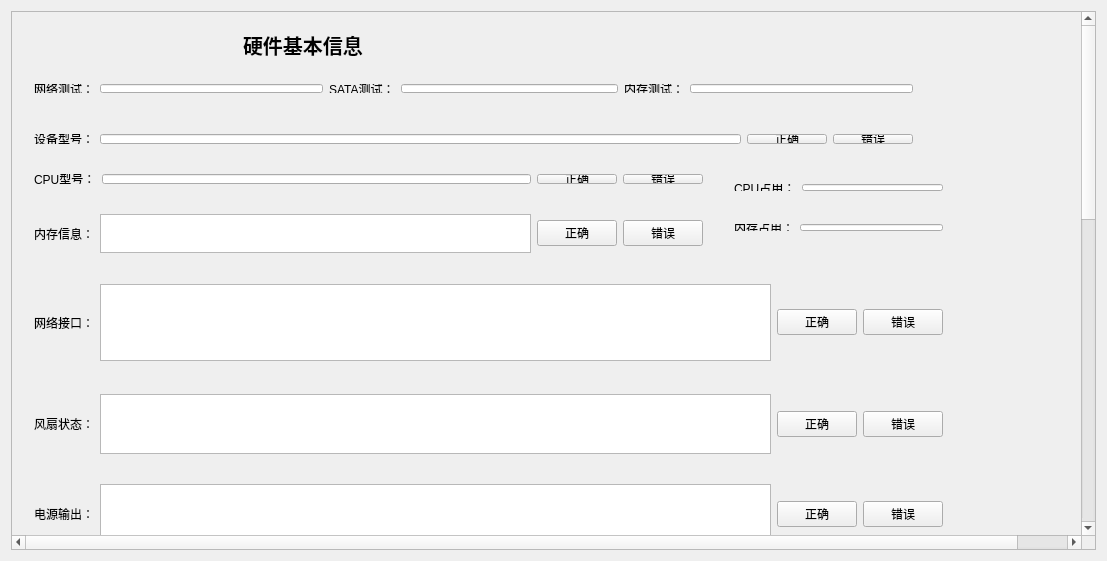
<?xml version="1.0" encoding="UTF-8"?>
<ui version="4.0">
 <class>Widget</class>
 <widget class="QWidget" name="Widget">
  <property name="geometry">
   <rect>
    <x>0</x>
    <y>0</y>
    <width>1107</width>
    <height>561</height>
   </rect>
  </property>
  <property name="windowTitle">
   <string>Widget</string>
  </property>
  <layout class="QHBoxLayout" name="horizontalLayout_18">
   <item>
    <widget class="QScrollArea" name="scrollArea">
     <property name="verticalScrollBarPolicy">
      <enum>Qt::ScrollBarAsNeeded</enum>
     </property>
     <property name="widgetResizable">
      <bool>true</bool>
     </property>
     <widget class="QWidget" name="scrollAreaWidgetContents">
      <property name="geometry">
       <rect>
        <x>0</x>
        <y>-426</y>
        <width>1118</width>
        <height>1336</height>
       </rect>
      </property>
      <layout class="QVBoxLayout" name="verticalLayout">
       <item>
        <widget class="QWidget" name="widget" native="true">
         <property name="minimumSize">
          <size>
           <width>838</width>
           <height>691</height>
          </size>
         </property>
         <widget class="QLabel" name="label">
          <property name="geometry">
           <rect>
            <x>220</x>
            <y>10</y>
            <width>120</width>
            <height>24</height>
           </rect>
          </property>
          <property name="font">
           <font>
            <pointsize>15</pointsize>
            <weight>75</weight>
            <bold>true</bold>
           </font>
          </property>
          <property name="text">
           <string>硬件基本信息</string>
          </property>
         </widget>
         <widget class="QWidget" name="layoutWidget">
          <property name="geometry">
           <rect>
            <x>0</x>
            <y>50</y>
            <width>901</width>
            <height>31</height>
           </rect>
          </property>
          <layout class="QHBoxLayout" name="horizontalLayout_4">
           <item>
            <layout class="QHBoxLayout" name="horizontalLayout">
             <item>
              <widget class="QLabel" name="label_2">
               <property name="enabled">
                <bool>true</bool>
               </property>
               <property name="text">
                <string>网络测试：</string>
               </property>
               <property name="buddy">
                <cstring>lineEdit</cstring>
               </property>
              </widget>
             </item>
             <item>
              <widget class="QLineEdit" name="lineEdit">
               <property name="enabled">
                <bool>true</bool>
               </property>
               <property name="readOnly">
                <bool>true</bool>
               </property>
              </widget>
             </item>
            </layout>
           </item>
           <item>
            <layout class="QHBoxLayout" name="horizontalLayout_2">
             <item>
              <widget class="QLabel" name="label_3">
               <property name="text">
                <string>SATA测试：</string>
               </property>
               <property name="buddy">
                <cstring>lineEdit</cstring>
               </property>
              </widget>
             </item>
             <item>
              <widget class="QLineEdit" name="lineEdit_2">
               <property name="enabled">
                <bool>true</bool>
               </property>
               <property name="readOnly">
                <bool>true</bool>
               </property>
              </widget>
             </item>
            </layout>
           </item>
           <item>
            <layout class="QHBoxLayout" name="horizontalLayout_3">
             <item>
              <widget class="QLabel" name="label_4">
               <property name="text">
                <string>内存测试：</string>
               </property>
               <property name="buddy">
                <cstring>lineEdit</cstring>
               </property>
              </widget>
             </item>
             <item>
              <widget class="QLineEdit" name="lineEdit_3">
               <property name="enabled">
                <bool>true</bool>
               </property>
               <property name="readOnly">
                <bool>true</bool>
               </property>
              </widget>
             </item>
            </layout>
           </item>
          </layout>
         </widget>
         <widget class="QWidget" name="layoutWidget">
          <property name="geometry">
           <rect>
            <x>0</x>
            <y>100</y>
            <width>901</width>
            <height>32</height>
           </rect>
          </property>
          <layout class="QHBoxLayout" name="horizontalLayout_7">
           <item>
            <layout class="QHBoxLayout" name="horizontalLayout_5">
             <item>
              <widget class="QLabel" name="label_5">
               <property name="text">
                <string>设备型号：</string>
               </property>
               <property name="buddy">
                <cstring>lineEdit_4</cstring>
               </property>
              </widget>
             </item>
             <item>
              <widget class="QLineEdit" name="lineEdit_4">
               <property name="enabled">
                <bool>true</bool>
               </property>
               <property name="readOnly">
                <bool>true</bool>
               </property>
              </widget>
             </item>
            </layout>
           </item>
           <item>
            <layout class="QHBoxLayout" name="horizontalLayout_6">
             <item>
              <widget class="QPushButton" name="pushButton">
               <property name="text">
                <string>正确</string>
               </property>
              </widget>
             </item>
             <item>
              <widget class="QPushButton" name="pushButton_2">
               <property name="text">
                <string>错误</string>
               </property>
              </widget>
             </item>
            </layout>
           </item>
          </layout>
         </widget>
         <widget class="QWidget" name="layoutWidget_5">
          <property name="geometry">
           <rect>
            <x>0</x>
            <y>250</y>
            <width>931</width>
            <height>99</height>
           </rect>
          </property>
          <layout class="QHBoxLayout" name="horizontalLayout_21">
           <item>
            <layout class="QHBoxLayout" name="horizontalLayout_22">
             <item>
              <widget class="QLabel" name="label_11">
               <property name="text">
                <string>网络接口：</string>
               </property>
              </widget>
             </item>
             <item>
              <widget class="QTextEdit" name="textEdit_2">
               <property name="readOnly">
                <bool>true</bool>
               </property>
              </widget>
             </item>
            </layout>
           </item>
           <item>
            <layout class="QHBoxLayout" name="horizontalLayout_23">
             <item>
              <widget class="QPushButton" name="pushButton_9">
               <property name="text">
                <string>正确</string>
               </property>
              </widget>
             </item>
             <item>
              <widget class="QPushButton" name="pushButton_10">
               <property name="text">
                <string>错误</string>
               </property>
              </widget>
             </item>
            </layout>
           </item>
          </layout>
         </widget>
         <widget class="QWidget" name="layoutWidget_6">
          <property name="geometry">
           <rect>
            <x>0</x>
            <y>360</y>
            <width>931</width>
            <height>82</height>
           </rect>
          </property>
          <layout class="QHBoxLayout" name="horizontalLayout_27">
           <item>
            <layout class="QHBoxLayout" name="horizontalLayout_28">
             <item>
              <widget class="QLabel" name="label_13">
               <property name="text">
                <string>风扇状态：</string>
               </property>
              </widget>
             </item>
             <item>
              <widget class="QTextEdit" name="textEdit_4">
               <property name="readOnly">
                <bool>true</bool>
               </property>
              </widget>
             </item>
            </layout>
           </item>
           <item>
            <layout class="QHBoxLayout" name="horizontalLayout_29">
             <item>
              <widget class="QPushButton" name="pushButton_13">
               <property name="text">
                <string>正确</string>
               </property>
              </widget>
             </item>
             <item>
              <widget class="QPushButton" name="pushButton_14">
               <property name="text">
                <string>错误</string>
               </property>
              </widget>
             </item>
            </layout>
           </item>
          </layout>
         </widget>
         <widget class="QWidget" name="layoutWidget_7">
          <property name="geometry">
           <rect>
            <x>0</x>
            <y>450</y>
            <width>931</width>
            <height>82</height>
           </rect>
          </property>
          <layout class="QHBoxLayout" name="horizontalLayout_30">
           <item>
            <layout class="QHBoxLayout" name="horizontalLayout_31">
             <item>
              <widget class="QLabel" name="label_14">
               <property name="text">
                <string>电源输出：</string>
               </property>
              </widget>
             </item>
             <item>
              <widget class="QTextEdit" name="textEdit_5">
               <property name="readOnly">
                <bool>true</bool>
               </property>
              </widget>
             </item>
            </layout>
           </item>
           <item>
            <layout class="QHBoxLayout" name="horizontalLayout_32">
             <item>
              <widget class="QPushButton" name="pushButton_15">
               <property name="text">
                <string>正确</string>
               </property>
              </widget>
             </item>
             <item>
              <widget class="QPushButton" name="pushButton_16">
               <property name="text">
                <string>错误</string>
               </property>
              </widget>
             </item>
            </layout>
           </item>
          </layout>
         </widget>
         <widget class="QWidget" name="layoutWidget_8">
          <property name="geometry">
           <rect>
            <x>0</x>
            <y>540</y>
            <width>931</width>
            <height>41</height>
           </rect>
          </property>
          <layout class="QHBoxLayout" name="horizontalLayout_33">
           <item>
            <layout class="QHBoxLayout" name="horizontalLayout_34">
             <item>
              <widget class="QLabel" name="label_15">
               <property name="text">
                <string>固  件   A：</string>
               </property>
              </widget>
             </item>
             <item>
              <widget class="QTextEdit" name="textEdit_6">
               <property name="readOnly">
                <bool>true</bool>
               </property>
              </widget>
             </item>
            </layout>
           </item>
           <item>
            <layout class="QHBoxLayout" name="horizontalLayout_35">
             <item>
              <widget class="QPushButton" name="pushButton_17">
               <property name="text">
                <string>正确</string>
               </property>
              </widget>
             </item>
             <item>
              <widget class="QPushButton" name="pushButton_18">
               <property name="text">
                <string>错误</string>
               </property>
              </widget>
             </item>
            </layout>
           </item>
          </layout>
         </widget>
         <widget class="QWidget" name="layoutWidget_9">
          <property name="geometry">
           <rect>
            <x>0</x>
            <y>590</y>
            <width>931</width>
            <height>41</height>
           </rect>
          </property>
          <layout class="QHBoxLayout" name="horizontalLayout_36">
           <item>
            <layout class="QHBoxLayout" name="horizontalLayout_37">
             <item>
              <widget class="QLabel" name="label_16">
               <property name="text">
                <string>固  件   B：</string>
               </property>
              </widget>
             </item>
             <item>
              <widget class="QTextEdit" name="textEdit_7">
               <property name="readOnly">
                <bool>true</bool>
               </property>
              </widget>
             </item>
            </layout>
           </item>
           <item>
            <layout class="QHBoxLayout" name="horizontalLayout_38">
             <item>
              <widget class="QPushButton" name="pushButton_19">
               <property name="text">
                <string>正确</string>
               </property>
              </widget>
             </item>
             <item>
              <widget class="QPushButton" name="pushButton_20">
               <property name="text">
                <string>错误</string>
               </property>
              </widget>
             </item>
            </layout>
           </item>
          </layout>
         </widget>
         <widget class="QWidget" name="layoutWidget_2">
          <property name="geometry">
           <rect>
            <x>700</x>
            <y>150</y>
            <width>231</width>
            <height>29</height>
           </rect>
          </property>
          <layout class="QHBoxLayout" name="horizontalLayout_17">
           <item>
            <widget class="QLabel" name="label_10">
             <property name="text">
              <string>CPU占用：</string>
             </property>
            </widget>
           </item>
           <item>
            <widget class="QLineEdit" name="lineEdit_8">
             <property name="readOnly">
              <bool>true</bool>
             </property>
            </widget>
           </item>
          </layout>
         </widget>
         <widget class="QWidget" name="">
          <property name="geometry">
           <rect>
            <x>0</x>
            <y>180</y>
            <width>691</width>
            <height>61</height>
           </rect>
          </property>
          <layout class="QHBoxLayout" name="horizontalLayout_15">
           <item>
            <layout class="QHBoxLayout" name="horizontalLayout_13">
             <item>
              <widget class="QLabel" name="label_8">
               <property name="text">
                <string>内存信息：</string>
               </property>
              </widget>
             </item>
             <item>
              <widget class="QTextEdit" name="textEdit">
               <property name="readOnly">
                <bool>true</bool>
               </property>
              </widget>
             </item>
            </layout>
           </item>
           <item>
            <layout class="QHBoxLayout" name="horizontalLayout_14">
             <item>
              <widget class="QPushButton" name="pushButton_5">
               <property name="text">
                <string>正确</string>
               </property>
              </widget>
             </item>
             <item>
              <widget class="QPushButton" name="pushButton_6">
               <property name="text">
                <string>错误</string>
               </property>
              </widget>
             </item>
            </layout>
           </item>
          </layout>
         </widget>
         <widget class="QWidget" name="">
          <property name="geometry">
           <rect>
            <x>700</x>
            <y>190</y>
            <width>231</width>
            <height>29</height>
           </rect>
          </property>
          <layout class="QHBoxLayout" name="horizontalLayout_16">
           <item>
            <widget class="QLabel" name="label_9">
             <property name="text">
              <string>内存占用：</string>
             </property>
            </widget>
           </item>
           <item>
            <widget class="QLineEdit" name="lineEdit_7">
             <property name="readOnly">
              <bool>true</bool>
             </property>
            </widget>
           </item>
          </layout>
         </widget>
         <widget class="QWidget" name="">
          <property name="geometry">
           <rect>
            <x>0</x>
            <y>140</y>
            <width>691</width>
            <height>32</height>
           </rect>
          </property>
          <layout class="QHBoxLayout" name="horizontalLayout_8">
           <item>
            <layout class="QHBoxLayout" name="horizontalLayout_9">
             <item>
              <widget class="QLabel" name="label_6">
               <property name="text">
                <string>CPU型号：</string>
               </property>
               <property name="buddy">
                <cstring>lineEdit_4</cstring>
               </property>
              </widget>
             </item>
             <item>
              <widget class="QLineEdit" name="lineEdit_5">
               <property name="enabled">
                <bool>true</bool>
               </property>
               <property name="readOnly">
                <bool>true</bool>
               </property>
              </widget>
             </item>
            </layout>
           </item>
           <item>
            <layout class="QHBoxLayout" name="horizontalLayout_10">
             <item>
              <widget class="QPushButton" name="pushButton_3">
               <property name="text">
                <string>正确</string>
               </property>
              </widget>
             </item>
             <item>
              <widget class="QPushButton" name="pushButton_4">
               <property name="text">
                <string>错误</string>
               </property>
              </widget>
             </item>
            </layout>
           </item>
          </layout>
         </widget>
        </widget>
       </item>
       <item>
        <widget class="QWidget" name="widget_2" native="true">
         <property name="minimumSize">
          <size>
           <width>1100</width>
           <height>621</height>
          </size>
         </property>
         <widget class="QLabel" name="label_17">
          <property name="geometry">
           <rect>
            <x>280</x>
            <y>10</y>
            <width>80</width>
            <height>24</height>
           </rect>
          </property>
          <property name="font">
           <font>
            <pointsize>15</pointsize>
            <weight>75</weight>
            <bold>true</bold>
           </font>
          </property>
          <property name="text">
           <string>功能测试</string>
          </property>
         </widget>
         <widget class="QLabel" name="label_18">
          <property name="geometry">
           <rect>
            <x>20</x>
            <y>50</y>
            <width>90</width>
            <height>18</height>
           </rect>
          </property>
          <property name="text">
           <string>基础指示灯：</string>
          </property>
         </widget>
         <widget class="QLabel" name="label_19">
          <property name="geometry">
           <rect>
            <x>120</x>
            <y>50</y>
            <width>345</width>
            <height>18</height>
           </rect>
          </property>
          <property name="text">
           <string>电源灯、网络灯、系统运行灯等非程能控制的指示灯</string>
          </property>
         </widget>
         <widget class="QWidget" name="layoutWidget">
          <property name="geometry">
           <rect>
            <x>0</x>
            <y>80</y>
            <width>751</width>
            <height>32</height>
           </rect>
          </property>
          <layout class="QHBoxLayout" name="horizontalLayout_40">
           <item>
            <widget class="QLabel" name="label_20">
             <property name="text">
              <string>系统报警灯：</string>
             </property>
            </widget>
           </item>
           <item>
            <widget class="QRadioButton" name="radioButton">
             <property name="text">
              <string>启动检测</string>
             </property>
             <attribute name="buttonGroup">
              <string notr="true">buttonGroup</string>
             </attribute>
            </widget>
           </item>
           <item>
            <widget class="QRadioButton" name="radioButton_2">
             <property name="text">
              <string>关闭检测</string>
             </property>
             <property name="checked">
              <bool>true</bool>
             </property>
             <attribute name="buttonGroup">
              <string notr="true">buttonGroup</string>
             </attribute>
            </widget>
           </item>
           <item>
            <layout class="QHBoxLayout" name="horizontalLayout_39">
             <item>
              <widget class="QPushButton" name="pushButton_21">
               <property name="text">
                <string>通过</string>
               </property>
              </widget>
             </item>
             <item>
              <widget class="QPushButton" name="pushButton_22">
               <property name="text">
                <string>失败</string>
               </property>
              </widget>
             </item>
            </layout>
           </item>
          </layout>
         </widget>
         <widget class="QWidget" name="layoutWidget_11">
          <property name="geometry">
           <rect>
            <x>0</x>
            <y>120</y>
            <width>751</width>
            <height>32</height>
           </rect>
          </property>
          <layout class="QHBoxLayout" name="horizontalLayout_41">
           <item>
            <widget class="QLabel" name="label_21">
             <property name="text">
              <string>磁盘报警灯：</string>
             </property>
            </widget>
           </item>
           <item>
            <widget class="QRadioButton" name="radioButton_3">
             <property name="text">
              <string>启动检测</string>
             </property>
            </widget>
           </item>
           <item>
            <widget class="QRadioButton" name="radioButton_4">
             <property name="text">
              <string>关闭检测</string>
             </property>
             <property name="checked">
              <bool>true</bool>
             </property>
            </widget>
           </item>
           <item>
            <layout class="QHBoxLayout" name="horizontalLayout_42">
             <item>
              <widget class="QPushButton" name="pushButton_23">
               <property name="text">
                <string>通过</string>
               </property>
              </widget>
             </item>
             <item>
              <widget class="QPushButton" name="pushButton_24">
               <property name="text">
                <string>失败</string>
               </property>
              </widget>
             </item>
            </layout>
           </item>
          </layout>
         </widget>
         <widget class="QWidget" name="layoutWidget_12">
          <property name="geometry">
           <rect>
            <x>0</x>
            <y>160</y>
            <width>751</width>
            <height>32</height>
           </rect>
          </property>
          <layout class="QHBoxLayout" name="horizontalLayout_43">
           <item>
            <widget class="QLabel" name="label_22">
             <property name="text">
              <string>蜂鸣器：</string>
             </property>
            </widget>
           </item>
           <item>
            <widget class="QRadioButton" name="radioButton_5">
             <property name="text">
              <string>启动检测</string>
             </property>
            </widget>
           </item>
           <item>
            <widget class="QRadioButton" name="radioButton_6">
             <property name="text">
              <string>关闭检测</string>
             </property>
             <property name="checked">
              <bool>true</bool>
             </property>
            </widget>
           </item>
           <item>
            <layout class="QHBoxLayout" name="horizontalLayout_44">
             <item>
              <widget class="QPushButton" name="pushButton_25">
               <property name="text">
                <string>通过</string>
               </property>
              </widget>
             </item>
             <item>
              <widget class="QPushButton" name="pushButton_26">
               <property name="text">
                <string>失败</string>
               </property>
              </widget>
             </item>
            </layout>
           </item>
          </layout>
         </widget>
         <widget class="QWidget" name="layoutWidget">
          <property name="geometry">
           <rect>
            <x>0</x>
            <y>230</y>
            <width>1051</width>
            <height>80</height>
           </rect>
          </property>
          <layout class="QHBoxLayout" name="horizontalLayout_46">
           <item>
            <widget class="QTableWidget" name="tableWidget">
             <attribute name="horizontalHeaderVisible">
              <bool>false</bool>
             </attribute>
             <row>
              <property name="text">
               <string>接口</string>
              </property>
             </row>
             <row>
              <property name="text">
               <string>状态</string>
              </property>
             </row>
            </widget>
           </item>
           <item>
            <layout class="QHBoxLayout" name="horizontalLayout_45">
             <item>
              <widget class="QPushButton" name="pushButton_27">
               <property name="text">
                <string>通过</string>
               </property>
              </widget>
             </item>
             <item>
              <widget class="QPushButton" name="pushButton_28">
               <property name="text">
                <string>失败</string>
               </property>
              </widget>
             </item>
            </layout>
           </item>
          </layout>
         </widget>
         <widget class="QPushButton" name="pushButton_7">
          <property name="geometry">
           <rect>
            <x>430</x>
            <y>200</y>
            <width>99</width>
            <height>27</height>
           </rect>
          </property>
          <property name="text">
           <string>启动网络测试</string>
          </property>
         </widget>
         <widget class="QPushButton" name="pushButton_8">
          <property name="geometry">
           <rect>
            <x>430</x>
            <y>320</y>
            <width>99</width>
            <height>27</height>
           </rect>
          </property>
          <property name="text">
           <string>SATA测试</string>
          </property>
         </widget>
         <widget class="QWidget" name="layoutWidget_14">
          <property name="geometry">
           <rect>
            <x>0</x>
            <y>360</y>
            <width>1053</width>
            <height>251</height>
           </rect>
          </property>
          <layout class="QHBoxLayout" name="horizontalLayout_47">
           <item>
            <widget class="QTableWidget" name="tableWidget_2">
             <attribute name="horizontalHeaderVisible">
              <bool>false</bool>
             </attribute>
             <attribute name="verticalHeaderVisible">
              <bool>false</bool>
             </attribute>
            </widget>
           </item>
           <item>
            <layout class="QHBoxLayout" name="horizontalLayout_48">
             <item>
              <widget class="QPushButton" name="pushButton_29">
               <property name="text">
                <string>通过</string>
               </property>
              </widget>
             </item>
             <item>
              <widget class="QPushButton" name="pushButton_30">
               <property name="text">
                <string>失败</string>
               </property>
              </widget>
             </item>
            </layout>
           </item>
          </layout>
         </widget>
        </widget>
       </item>
      </layout>
     </widget>
    </widget>
   </item>
  </layout>
 </widget>
 <layoutdefault spacing="6" margin="11"/>
 <resources/>
 <connections/>
 <buttongroups>
  <buttongroup name="buttonGroup"/>
 </buttongroups>
</ui>
